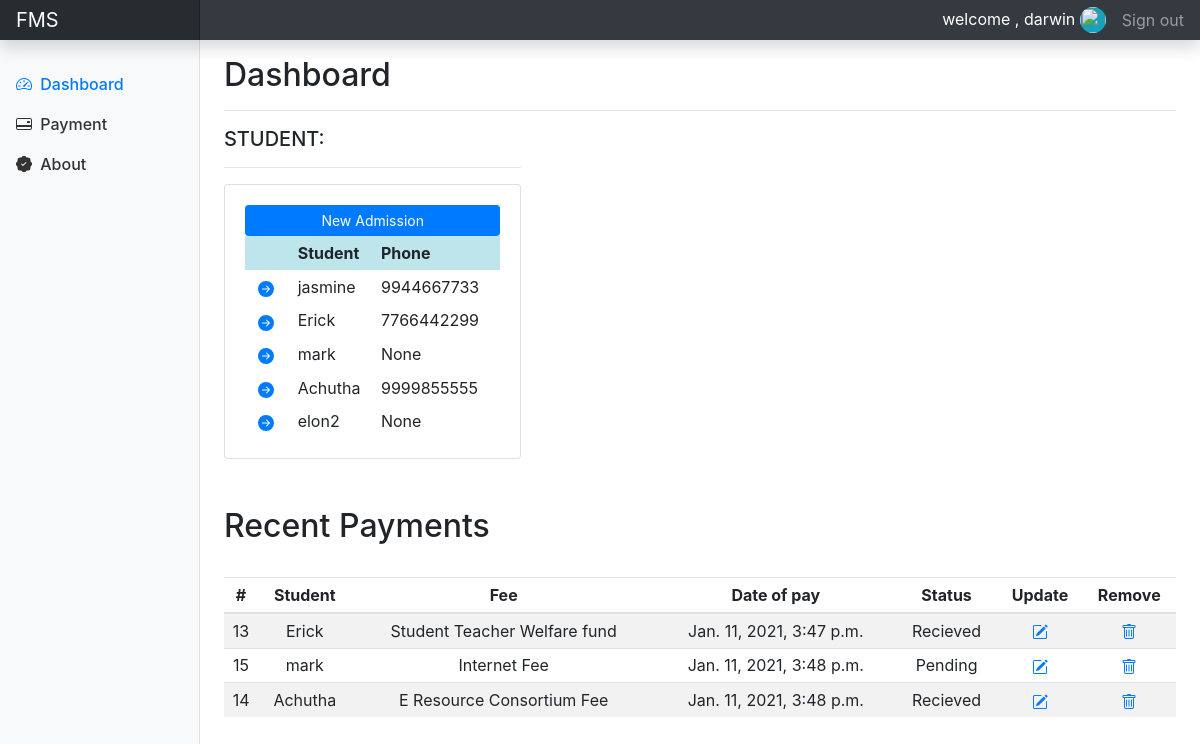
The app's page / (signed in), older data.
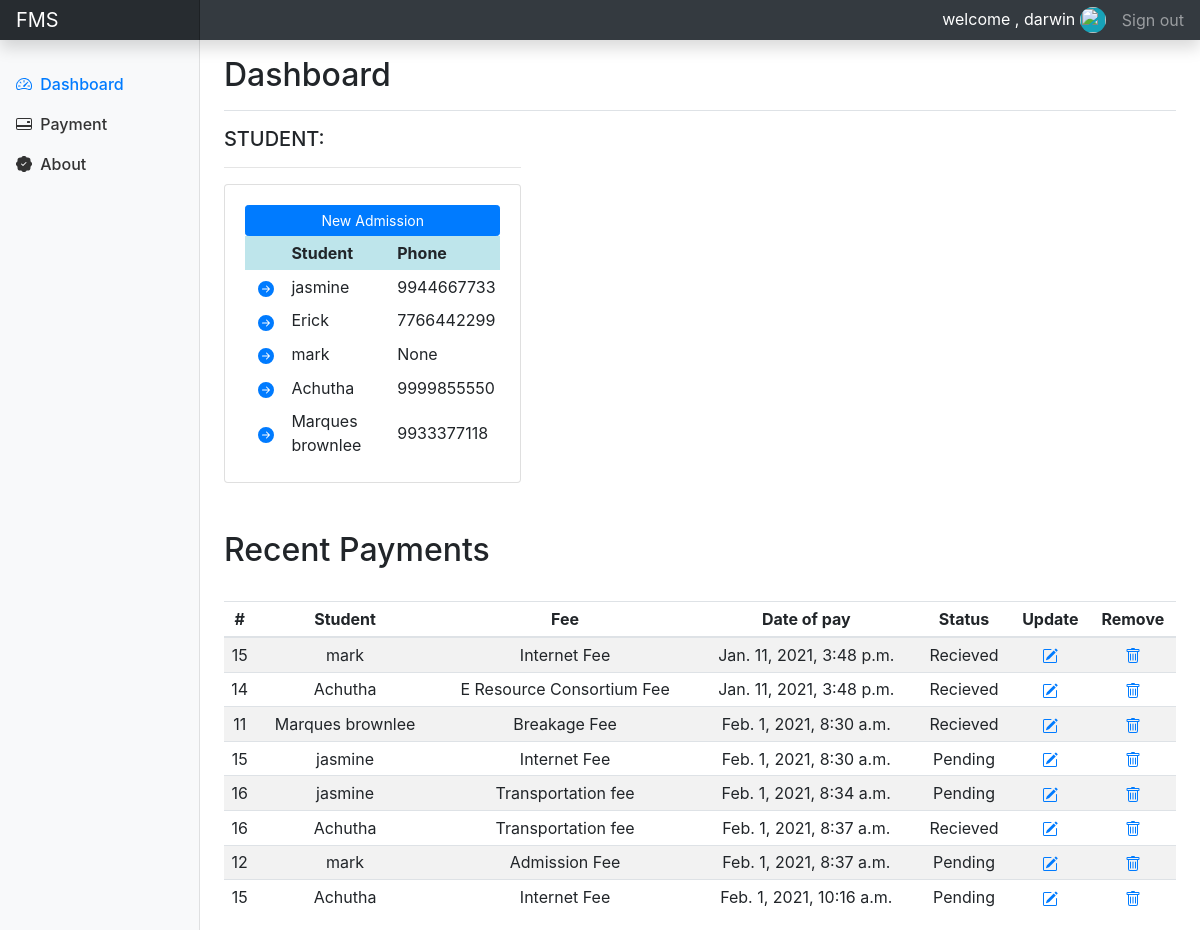
The same page, newer data.
### accounts/models.py (models this page shows, shortened)
class Student(models.Model):
	BRANCH = (
		('CSE','CSE'),
		('ISE','ISE'),
		('ME','ME'),
		('CVE','CVE'),
		('ECE','ECE'),
		('EEE','EEE'),
		('Aeronautical/ Aerospace Eng','AE'),
		('Artificial Intelligence Eng','AIE'),
		)
	CATEGORY1 = (
		('KCET','KCET'),
		('COMEDK','COMEDK'),
		('MANAGEMENT','MANAGEMENT')
		)
	EDUCATIONAL_LEVEL = (
		('12','12'),
		('DIPLOMA','DIPLOMA'),
		)
	GENDER = (
		('MALE','M'),
		('FEMALE','F'),
		('OTHER','O')
		)
	user = models.OneToOneField(User, null=True, blank=True, on_delete=models.CASCADE)
	name = models.CharField(max_length=200, null=True)
	usn = models.CharField(max_length=200, unique=True, null=True)
	phone = models.CharField(max_length=200, null=True)
	email = models.CharField(max_length=200, null=True)
	father_name = models.CharField(max_length=50, null=True, blank=True)
	dob = models.DateField(null=True,blank=True)
	nationality = models.CharField(max_length=20, null=True, blank=True)
	gender = models.CharField(max_length=10, null=True, choices=GENDER)
	ad_date = models.DateField(null=True, blank=True)
	batch = models.CharField(max_length=10)
	branch = models.CharField(max_length=50, choices=BRANCH)
	sem = models.CharField(max_length=5)
	profile_pic = models.ImageField(default="default_profile_pic.png",null=True, blank=True)
	category = models.CharField(max_length=20, choices=CATEGORY1)
	ed_level = models.CharField(max_length=20, choices=EDUCATIONAL_LEVEL)
	attendence = models.IntegerField(null=True, blank=True)
	cgpa = models.FloatField(null=True, blank=True)
	created_at = models.DateTimeField(auto_now_add=True, null=True)
	updated_at = models.DateTimeField(auto_now=True, null=True)

class Payment(models.Model):
	STATUS = (
		('Pending', 'Pending'),
		('Recieved', 'Recieved'),
		('Acknowledged', 'Acknowledged'),
		)
	MODE_OF_PAYMENT = (
		('NEFT','NEFT'),
		('BANK-TO-BANK','BANK-TO-BANK'),
		('NETBANKING','NETBANKING'),
		('CASH','CASH'),
		)
	student_id = models.ForeignKey(Student, null=True, on_delete=models.SET_NULL)
	fee_id = models.ForeignKey(Fee, null=True, on_delete= models.SET_NULL)
	amount_paid = models.FloatField()
	mode_payment = models.CharField(max_length=25, choices=MODE_OF_PAYMENT)
	date_created = models.DateTimeField(auto_now_add=True, null=True)
	status = models.CharField(max_length=200, null=True, choices=STATUS)

class Fee(models.Model):
	CATEGORY = (
		('Tuition_Fee','Tuition_Fee'),
		('Miscellaneous_Fee','Miscellaneous_Fee'),
		('University_Fee','University_Fee'),
		)
	name = models.CharField(max_length=200, null=True)
	category = models.CharField(max_length=200, null=True, choices=CATEGORY)
	description = models.CharField(max_length=200, null=True, blank=True)
	amount = models.FloatField(null=True)
	date_created = models.DateTimeField(auto_now_add=True, null=True)
	tags = models.ManyToManyField(Tag)
	"""
	course = models.CharField(max_length=50, choices=COURSE)
	college_type = models.CharField(max_length=50, choices=COLLEGE_TYPE)
	entry = models.CharField(max_length=20, choices=ENTRY)
	quota = models.CharField(max_length=50, choices=QUOTA)
	amount = models.FloatField()
	date_created = models.DateTimeField(auto_now_add=True)
	ayear = models.DateField()

	"""

### accounts/decorators.py (the view)
	def wrapper_func(request, *args, **kwargs):
		group = None
		if request.user.groups.exists():
			group = request.user.groups.all()[0].name
		if group == 'student':
			return redirect('userPage')
		if group == 'admin':
			return view_func(request, *args, **kwargs)

### accounts/views.py (called while the page is built)
@login_required(login_url='login')
@admin_only
def home(request):
	paymentdata = []
	students = Student.objects.all()
	payments = Payment.objects.all()
	context = {'students':students, 'payments':payments}
	return render(request, 'accounts/newDashboard.html',context)

### accounts/templates/accounts/newDashboard.html (shortened to what this page needs)
{% extends 'accounts/main.html' %}
{% load static %}
{% block content %}
      <main role="main" class="col-md-9 ml-sm-auto col-lg-10 px-md-4">
        <div class="d-flex justify-content-between flex-wrap flex-md-nowrap align-items-center pt-3 pb-2 mb-3 border-bottom">
          <h1 class="h2">Dashboard</h1>
        </div>
        <div class="row">
          <div class="col-md-4">
            <h5>STUDENT:</h5>
            <hr>
            <div class="card card-body">
              <a class="btn btn-primary  btn-sm btn-block" href="">New Admission</a>
              <table class=" table-sm">
                <tr class="table-info">
                  <th></th>
                  <th>Student</th>
                  <th>Phone</th>
                </tr>
                {% for student in students %}
                  <tr>
                    <th class="font-weight-normal">
                      <a class="btn-sm" id="view_button" href="{% url 'student' student.id %}">
                        <svg xmlns="http://www.w3.org/2000/svg"
                        width="16"
                        height="16"
                        fill="currentColor"
                        class="bi bi-arrow-right-circle-fill"
                        viewBox="0 0 16 16">
                            <path d="M8 0a8 8 0 1 1 0 16A8 8 0 0 1 8 0zM4.5 7.5a.5.5 0 0 0 0 1h5.793l-2.147 2.146a.5.5 0 0 0 .708.708l3-3a.5.5 0 0 0 0-.708l-3-3a.5.5 0 1 0-.708.708L10.293 7.5H4.5z"/>
                        </svg>
                        </a>
                      </th>
                    <th class="font-weight-normal">{{student.name}}</th>
                    <th class="font-weight-normal">{{student.phone}}</th>
                  </tr>
                {% endfor %}
              </table>
            </div>
          </div>
        </div>
        <br><br>
        <h2>Recent Payments</h2>
        <br>
        <div class="table-responsive">
          <table class="table table-striped table-sm text-center">
            <thead>
              <tr>
                <th>#</th>
                <th>Student</th>
                <th>Fee</th>
                <th>Date of pay</th>
                <th>Status</th>
                <th>Update</th>
                <th>Remove</th>
              </tr>
            </thead>
            <tbody>
              {% for payment in payments %}
              <tr>
                <td>{{ payment.fee_id.id }}</td>
                <td>{{ payment.student_id.name }}</td>
                <td>{{ payment.fee_id.name }}</td>
                <td>{{ payment.date_created }}</td>
                <td>{{ payment.status }}</td>
                <td>
                    <a href="{% url 'update_payment' payment.id %}">
                            <svg xmlns="http://www.w3.org/2000/svg" width="16" height="16" fill="currentColor" class="bi bi-pencil-square" viewBox="0 0 16 16">
                      </a>
                </td>
                <td>
                    <a class="align-" href="{% url 'delete_payment' payment.id %}">
                      <svg xmlns="http://www.w3.org/2000/svg" width="16" height="16" fill="currentColor" class="bi bi-trash" viewBox="0 0 16 16">
                      </a>
                </td>
              </tr>
              {% endfor %}
            </tbody>
          </table>
        </div>
      </main>
    {% endblock %}

Row changes from the older to the newer data that the page shows:
removed Payment: fee_id.id "13", student_id.name "Erick", fee_id.name "Student Teacher Welfare fund", date_created "Jan. 11, 2021, 3:47 p.m.", status "Recieved"
changed Student "Achutha": phone "9999855555" → "9999855550"
changed Student: name "elon2" → "Marques brownlee"; phone "None" → "9933377118"
changed Payment (number 1 of 8 on the later page): status "Pending" → "Recieved"
added Payment: fee_id.id "11", student_id.name "Marques brownlee", fee_id.name "Breakage Fee", date_created "Feb. 1, 2021, 8:30 a.m.", status "Recieved"
added Payment: fee_id.id "15", student_id.name "jasmine", fee_id.name "Internet Fee", date_created "Feb. 1, 2021, 8:30 a.m.", status "Pending"
added Payment: fee_id.id "16", student_id.name "jasmine", fee_id.name "Transportation fee", date_created "Feb. 1, 2021, 8:34 a.m.", status "Pending"
added Payment: fee_id.id "16", student_id.name "Achutha", fee_id.name "Transportation fee", date_created "Feb. 1, 2021, 8:37 a.m.", status "Recieved"
added Payment: fee_id.id "12", student_id.name "mark", fee_id.name "Admission Fee", date_created "Feb. 1, 2021, 8:37 a.m.", status "Pending"
added Payment: fee_id.id "15", student_id.name "Achutha", fee_id.name "Internet Fee", date_created "Feb. 1, 2021, 10:16 a.m.", status "Pending"
